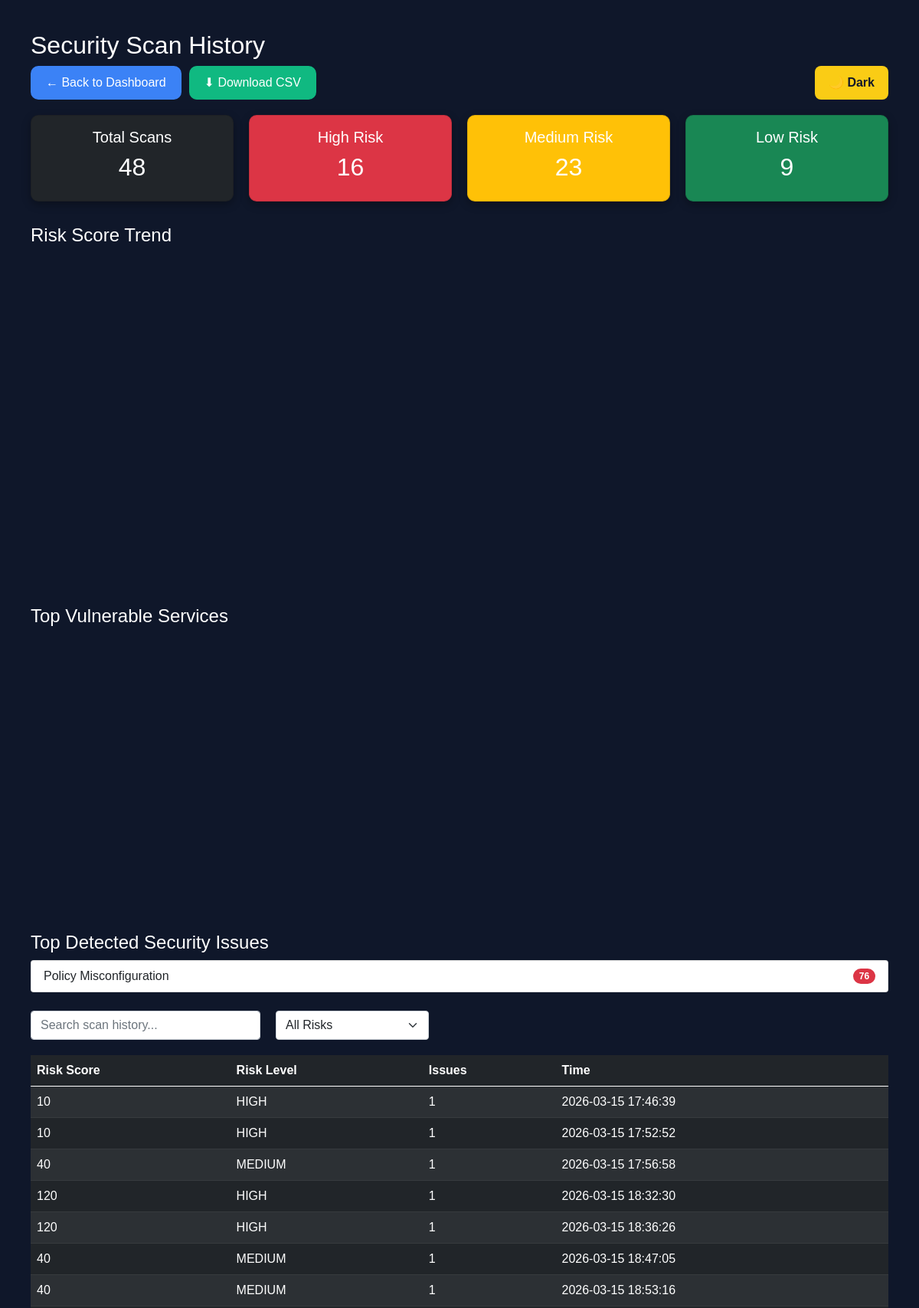
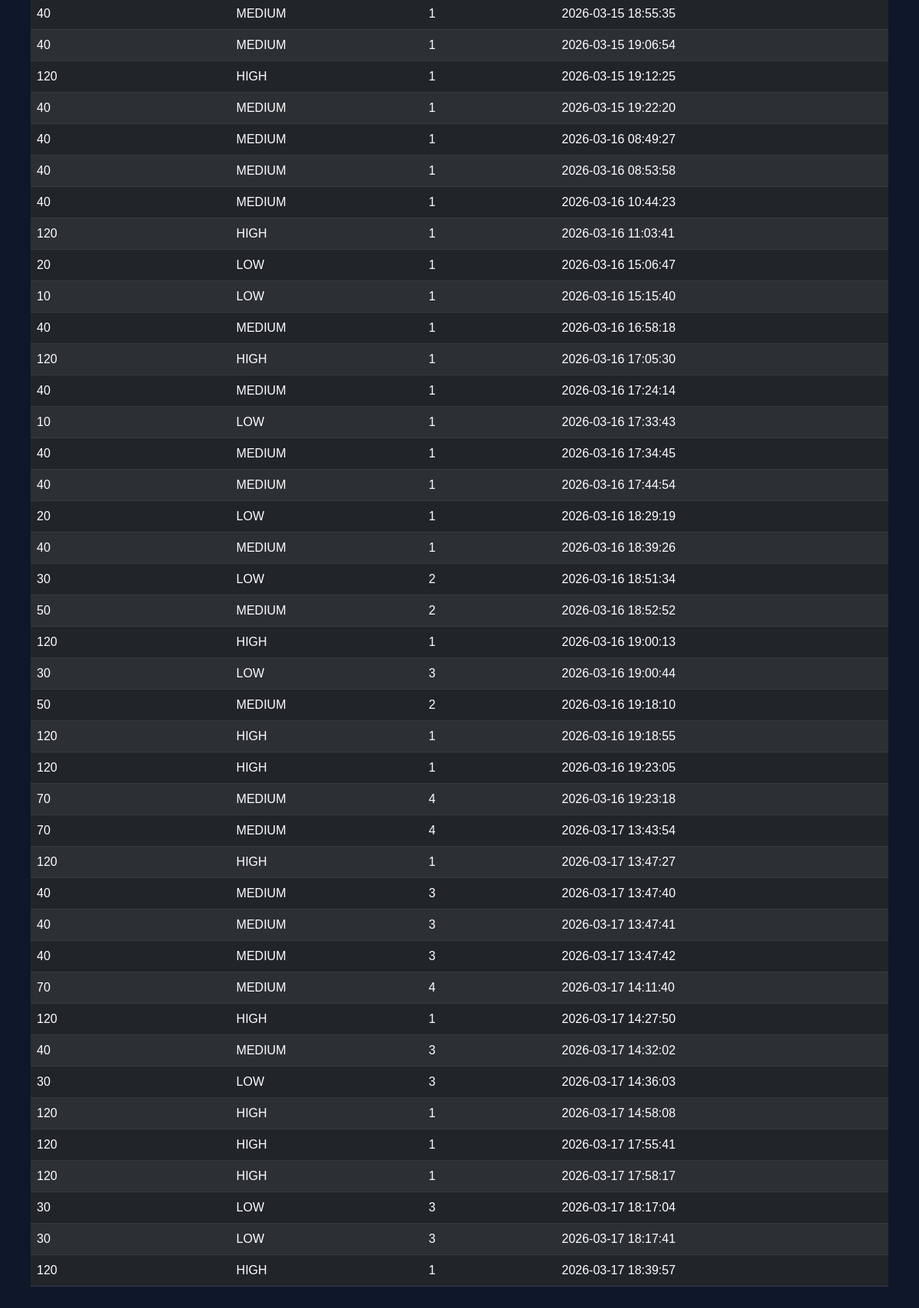
Page /history (signed in) on the earlier database version (2 pictures, top to bottom).
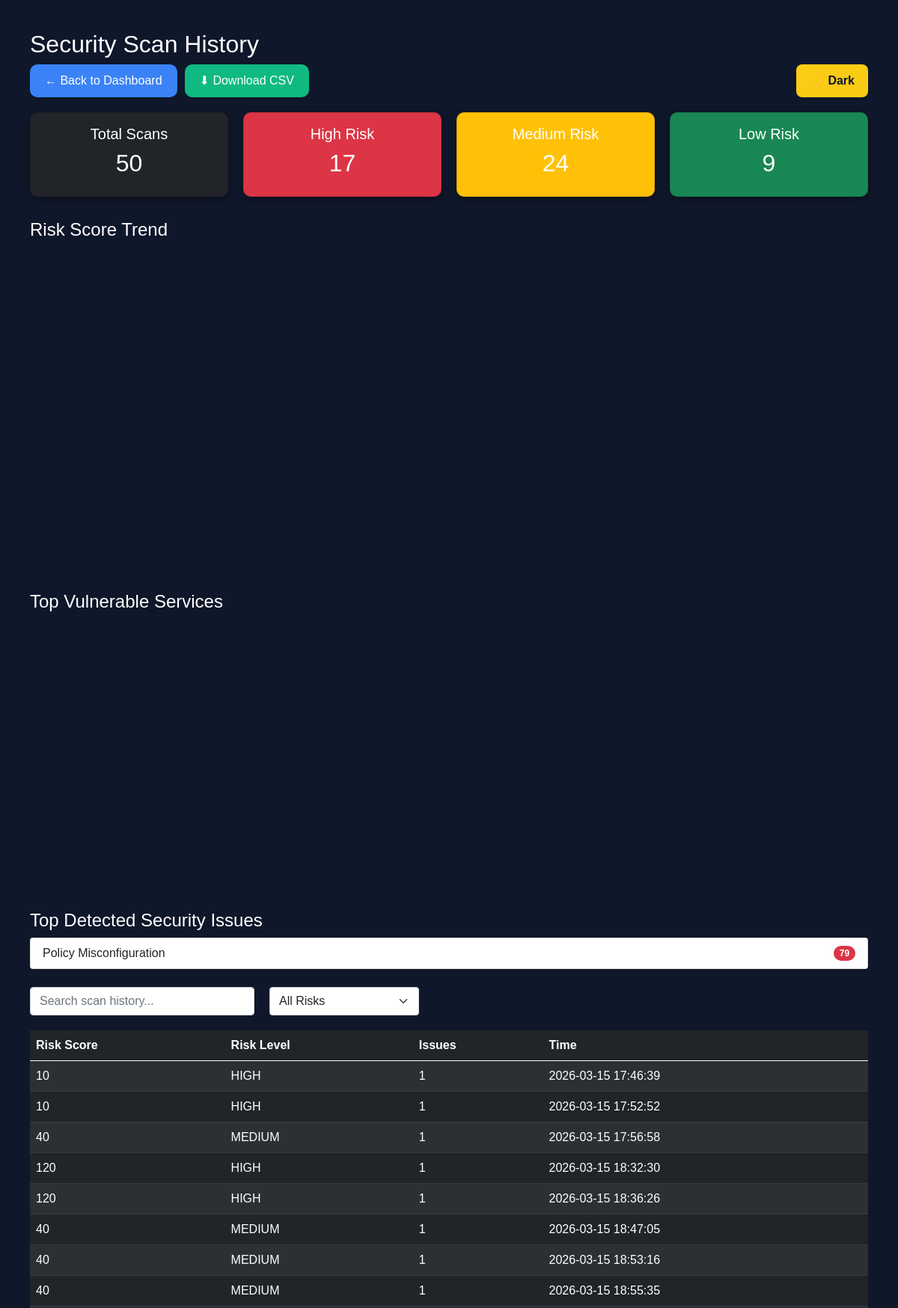
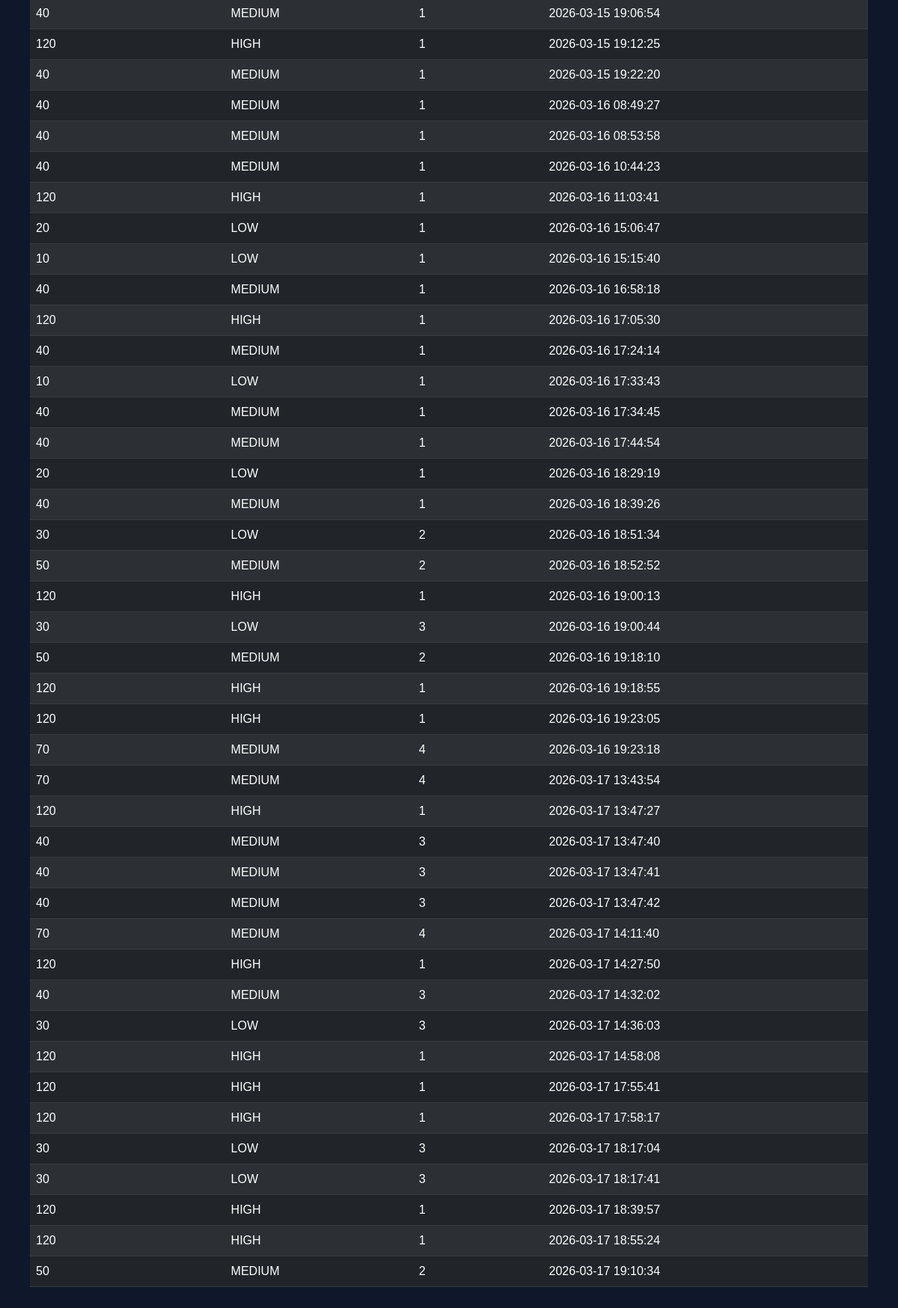
Same page on the later database version (2 pictures, top to bottom).
### tables this page shows
CREATE TABLE scans (
            id INTEGER PRIMARY KEY AUTOINCREMENT,
            username TEXT,
            risk_score INTEGER,
            risk_level TEXT,
            issues_count INTEGER,
            timestamp DATETIME DEFAULT CURRENT_TIMESTAMP
        );

### app.py (the view)
@app.route("/history")
def history():
    if "user_id" not in session:
        return redirect(url_for("auth.login"))
    username = session.get("username")
    scans = get_scan_history(username)
    vulnerability_counts = {}
    for scan in scans:
        issues_count = scan[2]
        if issues_count > 0:
            vulnerability_counts["Policy Misconfiguration"] = (
                vulnerability_counts.get("Policy Misconfiguration", 0) + issues_count
            )
    top_vulnerabilities = sorted(
        vulnerability_counts.items(), key=lambda x: x[1], reverse=True
    )[:5]
    services = ["IAM", "S3", "EC2", "Lambda"]
    service_risk_values = [6, 4, 3, 2]
    service_fig = go.Figure()
    service_fig.add_trace(
        go.Bar(x=services, y=service_risk_values, marker_color="orange")
    )
    service_fig.update_layout(
        title="Top Vulnerable Services",
        xaxis_title="Cloud Service",
        yaxis_title="Risk Count",
        template="plotly_dark",
        height=350,
        margin=dict(l=20, r=20, t=40, b=20),
    )
    service_chart = plot(
        service_fig,
        output_type="div",
        include_plotlyjs=False,
        config={"displaylogo": False, "displayModeBar": False},
    )
    total_scans = len(scans)
    high_risk = len([s for s in scans if s[1] == "HIGH"])
    medium_risk = len([s for s in scans if s[1] == "MEDIUM"])
    low_risk = len([s for s in scans if s[1] == "LOW"])
    scans = list(reversed(scans))
    risk_scores = [scan[0] for scan in scans]
    timestamps = [scan[3] for scan in scans]
    fig = go.Figure()
    fig.add_trace(
        go.Scatter(x=timestamps, y=risk_scores, mode="lines+markers", name="Risk Score")
    )
    fig.update_layout(
        title="Risk Score Trend",
        height=420,
        xaxis_title="Time",
        yaxis_title="Risk Score",
        template="plotly_dark",
        margin=dict(l=20, r=20, t=40, b=20),
        xaxis_tickangle=-45,
    )
    chart = plot(
        fig,
        output_type="div",
        include_plotlyjs=False,
        config={"displaylogo": False, "displayModeBar": False},
    )
    return render_template(
        "history.html",
        scans=scans,
        chart=chart,
        service_chart=service_chart,
        total_scans=total_scans,
        high_risk=high_risk,
        medium_risk=medium_risk,
        low_risk=low_risk,
        top_vulnerabilities=top_vulnerabilities,
    )

### database/db.py (called while the page is built)
def get_scan_history(username):
    conn = sqlite3.connect(DB_NAME)
    cursor = conn.cursor()
    cursor.execute(
        """
        SELECT risk_score, risk_level, issues_count, timestamp
        FROM scans
        WHERE username = ?
        ORDER BY timestamp DESC
    """,
        (username,),
    )
    rows = cursor.fetchall()
    conn.close()
    return rows

### templates/history.html (shortened to what this page needs)
<!DOCTYPE html>
<html>
<head>
    <link href="https://cdn.jsdelivr.net/npm/bootstrap@5.0.0-beta3/dist/css/bootstrap.min.css" rel="stylesheet">
</head>
<body>
    <h2>Security Scan History</h2>
    <div style="display:flex; justify-content:space-between; margin-bottom:20px; flex-wrap: wrap; gap: 10px;">
        <div style="display:flex; gap:10px;">
            <a href="/" class="btn btn-primary">
                ← Back to Dashboard
            </a>
            <a href="/export_csv" class="btn btn-success">
                ⬇ Download CSV
            </a>
        </div>
        <div>
            <button onclick="toggleTheme()" id="themeBtn" class="theme-btn">
            </button>
        </div>
    </div>
    <div style="display:flex; gap:20px; margin-bottom:30px; flex-wrap: wrap;">
        <div class="card summary-card total-scans-card"
            style="flex:1; min-width:200px; text-align:center; padding:1rem; border-radius:10px; background: #1e293b; color: white; transition: all 0.3s ease;">
            <h5>Total Scans</h5>
            <h2>{{ total_scans }}</h2>
        </div>
        <div class="card summary-card high-risk-card"
            style="flex:1; min-width:200px; text-align:center; padding:1rem; border-radius:10px; background: #dc3545; color: white; transition: all 0.3s ease;">
            <h5>High Risk</h5>
            <h2>{{ high_risk }}</h2>
        </div>
        <div class="card summary-card medium-risk-card"
            style="flex:1; min-width:200px; text-align:center; padding:1rem; border-radius:10px; background: #ffc107; color: white; transition: all 0.3s ease;">
            <h5>Medium Risk</h5>
            <h2>{{ medium_risk }}</h2>
        </div>
        <div class="card summary-card low-risk-card"
            style="flex:1; min-width:200px; text-align:center; padding:1rem; border-radius:10px; background: #198754; color: white; transition: all 0.3s ease;">
            <h5>Low Risk</h5>
            <h2>{{ low_risk }}</h2>
        </div>
    </div>
    <h4 style="margin-top:30px;">Risk Score Trend</h4>
    <div style="margin-bottom:40px;" class="chart-container">
        {{ chart | safe }}
    </div>
    <h4 style="margin-top:30px;">Top Vulnerable Services</h4>
    <div style="margin-bottom:40px;" class="chart-container">
        {{ service_chart | safe }}
    </div>
    <h4 style="margin-top:30px;">Top Detected Security Issues</h4>
    <ul class="list-group mb-4">
        {% for vuln, count in top_vulnerabilities %}
        <li class="list-group-item d-flex justify-content-between align-items-center">
            {{ vuln }}
            <span class="badge bg-danger rounded-pill">{{ count }}</span>
        </li>
        {% endfor %}
    </ul>
    <div style="display:flex; gap:20px; margin-bottom:20px;">
        <input type="text" id="searchInput" onkeyup="searchTable()" placeholder="Search scan history..."
            class="form-control" style="max-width:300px;">
        <select id="riskFilter" class="form-select" style="width:200px;" onchange="filterTable()">
            <option value="ALL">All Risks</option>
        </select>
    </div>
    <table id="scanTable" class="table table-dark table-striped">
        <thead>
            <tr>
                <th>Risk Score</th>
                <th>Risk Level</th>
                <th>Issues</th>
                <th>Time</th>
            </tr>
        </thead>
        <tbody>
            {% for scan in scans %}
            <tr>
                <td>{{ scan[0] }}</td>
                <td>{{ scan[1] }}</td>
                <td>{{ scan[2] }}</td>
                <td>{{ scan[3] }}</td>
            </tr>
            {% endfor %}
        </tbody>
    </table>
</body>
</html>

### templates/history.html (style rules this page uses)
body { background: #0f172a; color: white; font-family: Arial; padding: 40px; transition: background-color 0.3s ease, color 0.3s ease; }
table { background: #1e293b; }
.theme-btn { background: #facc15; color: #0f172a; padding: 10px 18px; border-radius: 8px; border: none; font-weight: bold; cursor: pointer; transition: all 0.2s ease; }
.summary-card { box-shadow: 0 4px 12px rgba(0, 0, 0, 0.3); }
.btn-primary { background: #3b82f6; border: none; color: white; padding: 10px 20px; border-radius: 10px; font-weight: 500; transition: all 0.2s ease; }
.btn-success { background: #10b981; border: none; color: white; padding: 10px 20px; border-radius: 10px; font-weight: 500; transition: all 0.2s ease; }

Differences in the rows shown:
added scans: risk_score "120", risk_level "HIGH", issues_count "1", timestamp "2026-03-17 18:55:24"
added scans: risk_score "50", risk_level "MEDIUM", issues_count "2", timestamp "2026-03-17 19:10:34"
Other differences:
{{ total_scans }}: "48" → "50"
{{ high_risk }}: "16" → "17"
{{ medium_risk }}: "23" → "24"
new list line: "Policy Misconfiguration 79"
list line gone: "Policy Misconfiguration 76"
